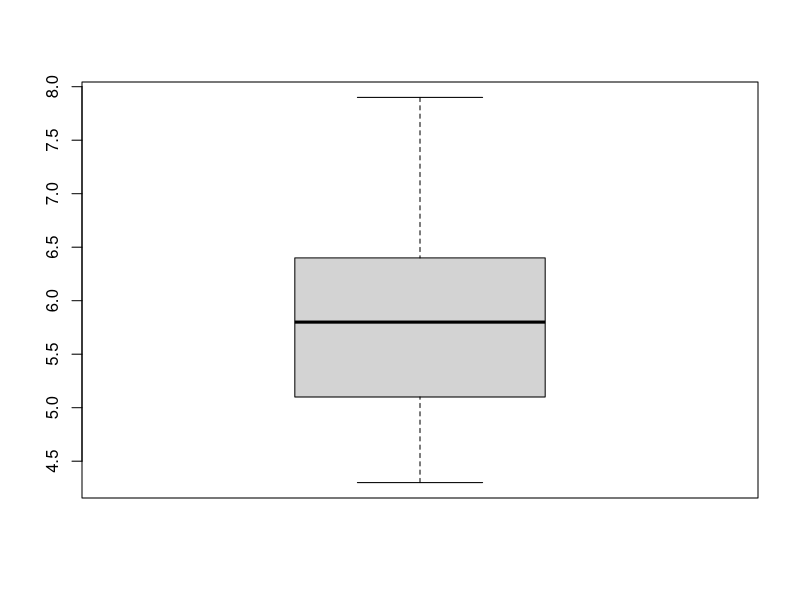
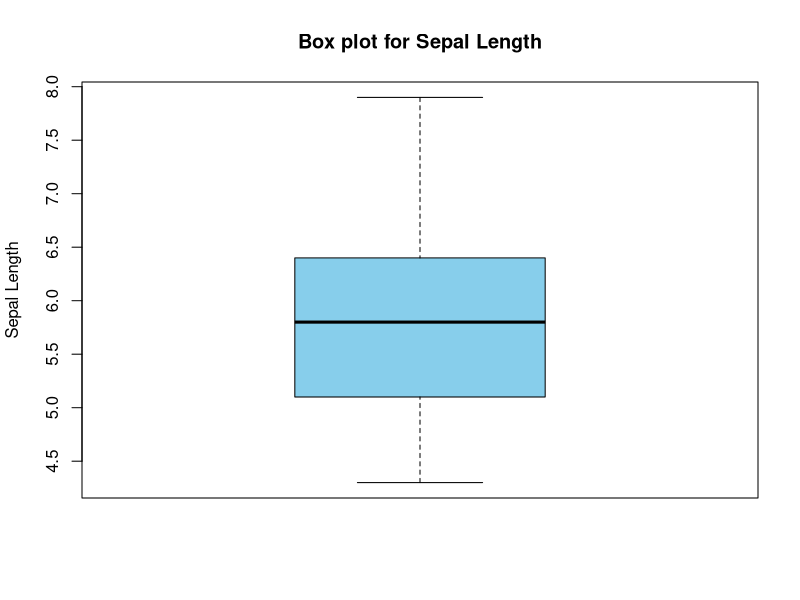
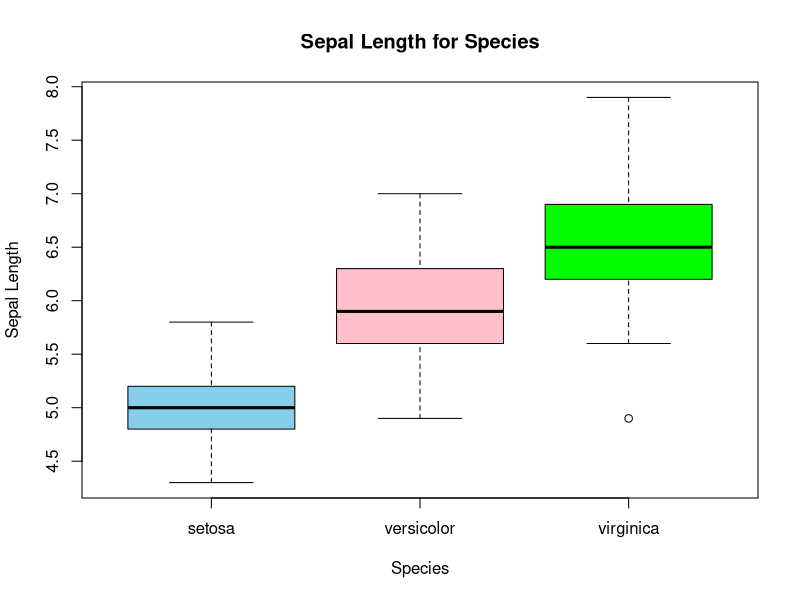
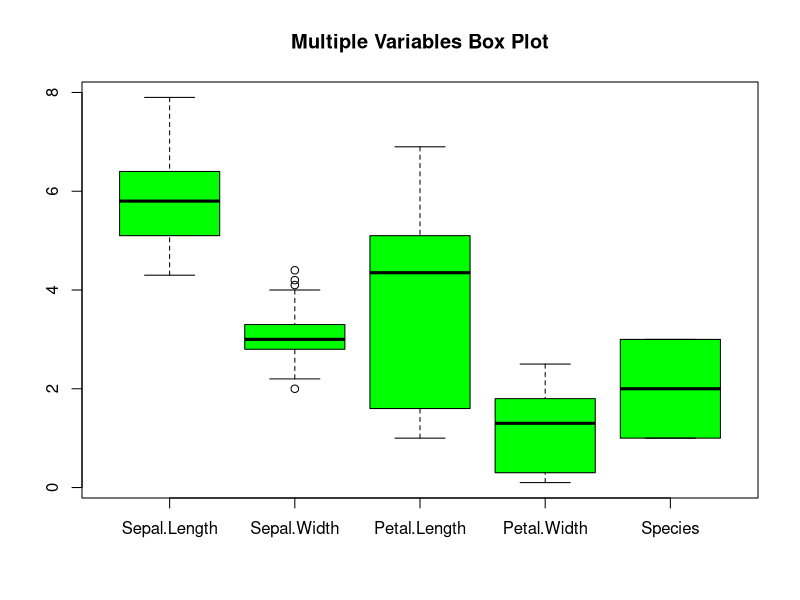
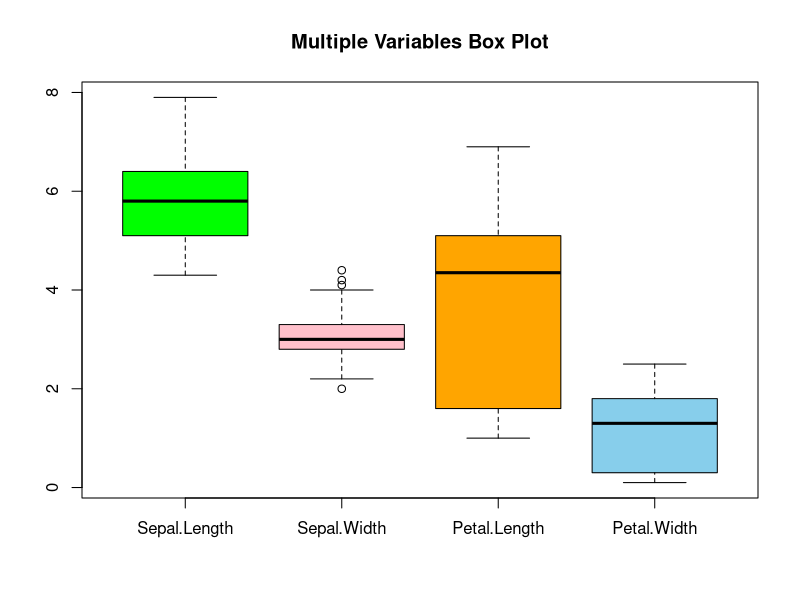
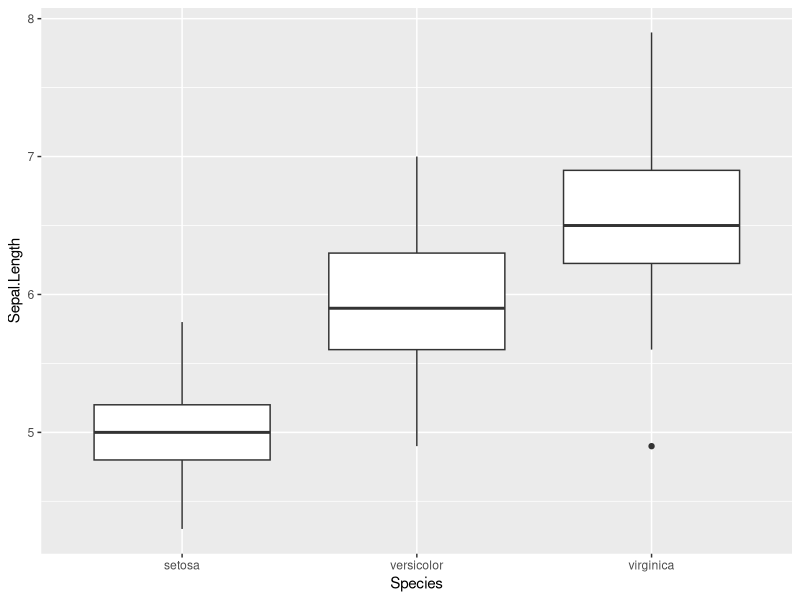
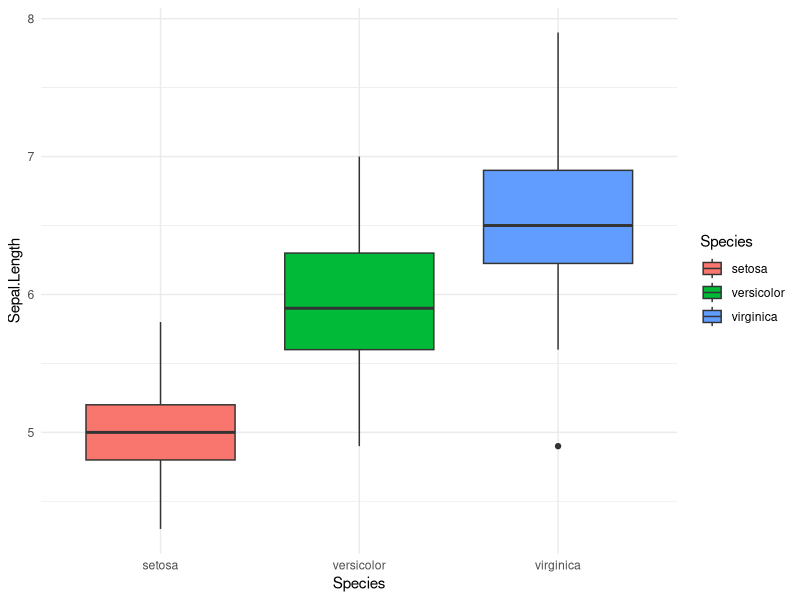
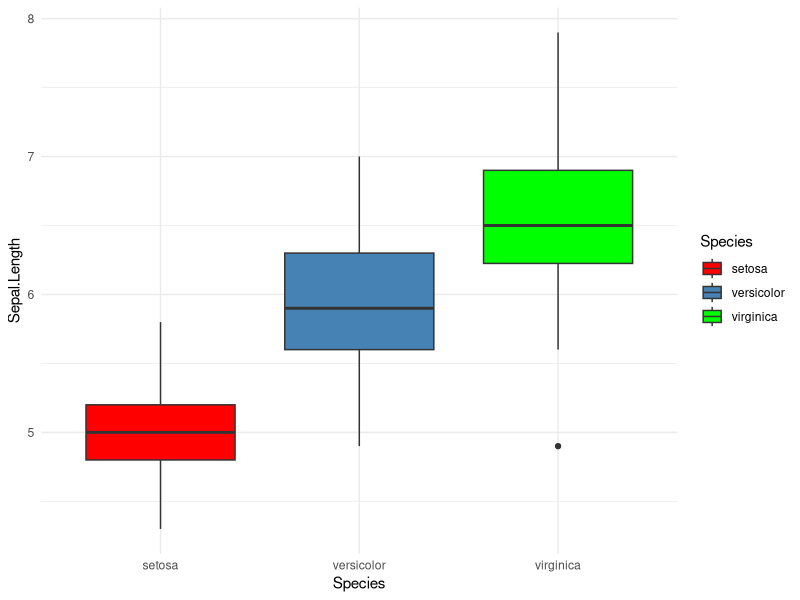

Reproduce these figures in R, in order.
data(iris)

str(iris)

View(iris)

class(iris)
?iris

# basic box plot
boxplot(iris$Sepal.Length)

boxplot(iris$Sepal.Length,
        main = "Box plot for Sepal Length",
        ylab = "Sepal Length",
        col = "skyblue")

# grouped box plot
boxplot(iris$Sepal.Length ~ Species,
        data = iris,
        main = "Sepal Length for Species",
        ylab = "Sepal Length",
        xlab = "Species",
        col = c("skyblue", "pink", "green"))

# multiple variables
boxplot(iris,
        main = "Multiple Variables Box Plot",
        col = "green")

boxplot(iris[, 1:4],
        main = "Multiple Variables Box Plot",
        col = c("green", "pink", "orange", "skyblue"))

# ggplot2
library(ggplot2)

ggplot(iris,
       aes(x = Species, y = Sepal.Length)) +
  geom_boxplot()

ggplot(iris,
       aes(x = Species, y = Sepal.Length, fill = Species)) +
  geom_boxplot() +
  theme_minimal()

# ✅ manual color pattern (FIXED)

ggplot(iris,
       aes(x = Species, y = Sepal.Length, fill = Species)) +
  geom_boxplot() +
  scale_fill_manual(
    values = c(
      "setosa" = "red",
      "versicolor" = "steelblue",
      "virginica" = "green"
    )
  ) +
  theme_minimal()

